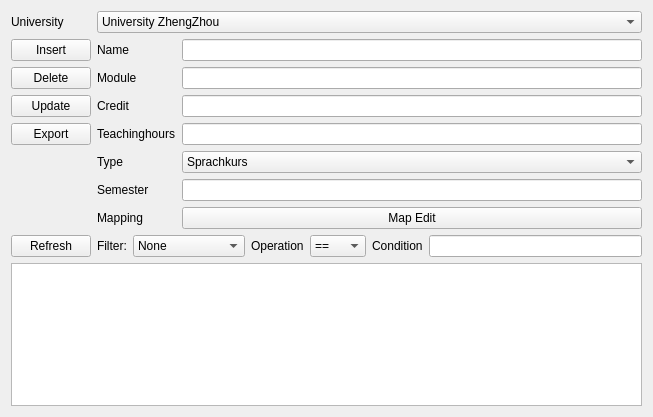
<?xml version="1.0" encoding="UTF-8"?>
<ui version="4.0">
 <class>LectureEditor</class>
 <widget class="QWidget" name="LectureEditor">
  <property name="geometry">
   <rect>
    <x>0</x>
    <y>0</y>
    <width>653</width>
    <height>417</height>
   </rect>
  </property>
  <property name="windowTitle">
   <string>Form</string>
  </property>
  <layout class="QVBoxLayout" name="verticalLayout_2">
   <item>
    <layout class="QVBoxLayout" name="verticalLayout">
     <item>
      <layout class="QFormLayout" name="formLayout">
       <item row="0" column="0">
        <widget class="QLabel" name="label">
         <property name="text">
          <string>University</string>
         </property>
        </widget>
       </item>
       <item row="0" column="1">
        <widget class="QComboBox" name="UniSelect">
         <item>
          <property name="text">
           <string>University ZhengZhou</string>
          </property>
         </item>
         <item>
          <property name="text">
           <string>University Duisburg-Essen</string>
          </property>
         </item>
        </widget>
       </item>
       <item row="1" column="1">
        <layout class="QHBoxLayout" name="horizontalLayout">
         <item>
          <layout class="QGridLayout" name="gridLayout">
           <item row="2" column="0">
            <widget class="QLabel" name="label_4">
             <property name="text">
              <string>Credit</string>
             </property>
            </widget>
           </item>
           <item row="1" column="0">
            <widget class="QLabel" name="label_3">
             <property name="text">
              <string>Module</string>
             </property>
            </widget>
           </item>
           <item row="4" column="2">
            <widget class="QComboBox" name="Typebox">
             <item>
              <property name="text">
               <string>Sprachkurs</string>
              </property>
             </item>
             <item>
              <property name="text">
               <string>Deutsch Ing. 1/3</string>
              </property>
             </item>
             <item>
              <property name="text">
               <string>Deutsch Ing. 2/3</string>
              </property>
             </item>
             <item>
              <property name="text">
               <string>Deutsch Ing. 3/3</string>
              </property>
             </item>
            </widget>
           </item>
           <item row="0" column="2">
            <widget class="QLineEdit" name="NameEditor"/>
           </item>
           <item row="1" column="2">
            <widget class="QLineEdit" name="ModuleEditor"/>
           </item>
           <item row="3" column="2">
            <widget class="QLineEdit" name="Teachinghours"/>
           </item>
           <item row="5" column="2">
            <widget class="QLineEdit" name="SemesterEditor"/>
           </item>
           <item row="4" column="0">
            <widget class="QLabel" name="label_6">
             <property name="text">
              <string>Type</string>
             </property>
            </widget>
           </item>
           <item row="3" column="0">
            <widget class="QLabel" name="label_5">
             <property name="text">
              <string>Teachinghours</string>
             </property>
            </widget>
           </item>
           <item row="5" column="0">
            <widget class="QLabel" name="label_7">
             <property name="text">
              <string>Semester</string>
             </property>
            </widget>
           </item>
           <item row="0" column="0">
            <widget class="QLabel" name="label_2">
             <property name="text">
              <string>Name</string>
             </property>
            </widget>
           </item>
           <item row="2" column="2">
            <widget class="QLineEdit" name="Credit"/>
           </item>
           <item row="6" column="0">
            <widget class="QLabel" name="label_11">
             <property name="text">
              <string>Mapping</string>
             </property>
            </widget>
           </item>
           <item row="6" column="2">
            <widget class="QPushButton" name="EditMap">
             <property name="text">
              <string>Map Edit</string>
             </property>
            </widget>
           </item>
          </layout>
         </item>
        </layout>
       </item>
       <item row="1" column="0">
        <layout class="QGridLayout" name="gridLayout_2">
         <item row="0" column="0">
          <widget class="QPushButton" name="InsertButton">
           <property name="text">
            <string>Insert</string>
           </property>
          </widget>
         </item>
         <item row="1" column="0">
          <widget class="QPushButton" name="DelButton">
           <property name="text">
            <string>Delete</string>
           </property>
          </widget>
         </item>
         <item row="2" column="0">
          <widget class="QPushButton" name="UpdateButton">
           <property name="text">
            <string>Update</string>
           </property>
          </widget>
         </item>
         <item row="3" column="0">
          <widget class="QPushButton" name="ExportButton">
           <property name="text">
            <string>Export</string>
           </property>
          </widget>
         </item>
        </layout>
       </item>
      </layout>
     </item>
     <item>
      <layout class="QGridLayout" name="gridLayout_3">
       <item row="0" column="3">
        <widget class="QLabel" name="label_9">
         <property name="text">
          <string>Operation</string>
         </property>
        </widget>
       </item>
       <item row="0" column="6">
        <widget class="QLineEdit" name="conditionEditor"/>
       </item>
       <item row="0" column="1">
        <widget class="QLabel" name="label_8">
         <property name="text">
          <string>Filter:</string>
         </property>
        </widget>
       </item>
       <item row="0" column="2">
        <widget class="QComboBox" name="FilterTypeSelect">
         <property name="sizePolicy">
          <sizepolicy hsizetype="Fixed" vsizetype="Fixed">
           <horstretch>0</horstretch>
           <verstretch>0</verstretch>
          </sizepolicy>
         </property>
         <item>
          <property name="text">
           <string>None</string>
          </property>
         </item>
         <item>
          <property name="text">
           <string>Name</string>
          </property>
         </item>
         <item>
          <property name="text">
           <string>Type</string>
          </property>
         </item>
         <item>
          <property name="text">
           <string>Credit</string>
          </property>
         </item>
         <item>
          <property name="text">
           <string>Teachinghours</string>
          </property>
         </item>
         <item>
          <property name="text">
           <string>Module</string>
          </property>
         </item>
         <item>
          <property name="text">
           <string>Semester</string>
          </property>
         </item>
        </widget>
       </item>
       <item row="0" column="4">
        <widget class="QComboBox" name="OperationBox">
         <item>
          <property name="text">
           <string>==</string>
          </property>
         </item>
         <item>
          <property name="text">
           <string>LIKE</string>
          </property>
         </item>
        </widget>
       </item>
       <item row="0" column="5">
        <widget class="QLabel" name="label_10">
         <property name="text">
          <string>Condition</string>
         </property>
        </widget>
       </item>
       <item row="0" column="0">
        <widget class="QPushButton" name="ReFButton">
         <property name="text">
          <string>Refresh</string>
         </property>
        </widget>
       </item>
      </layout>
     </item>
     <item>
      <widget class="QTableView" name="LectureView">
       <property name="editTriggers">
        <set>QAbstractItemView::NoEditTriggers</set>
       </property>
       <property name="selectionMode">
        <enum>QAbstractItemView::SingleSelection</enum>
       </property>
       <property name="selectionBehavior">
        <enum>QAbstractItemView::SelectRows</enum>
       </property>
      </widget>
     </item>
    </layout>
   </item>
  </layout>
 </widget>
 <resources/>
 <connections/>
</ui>
